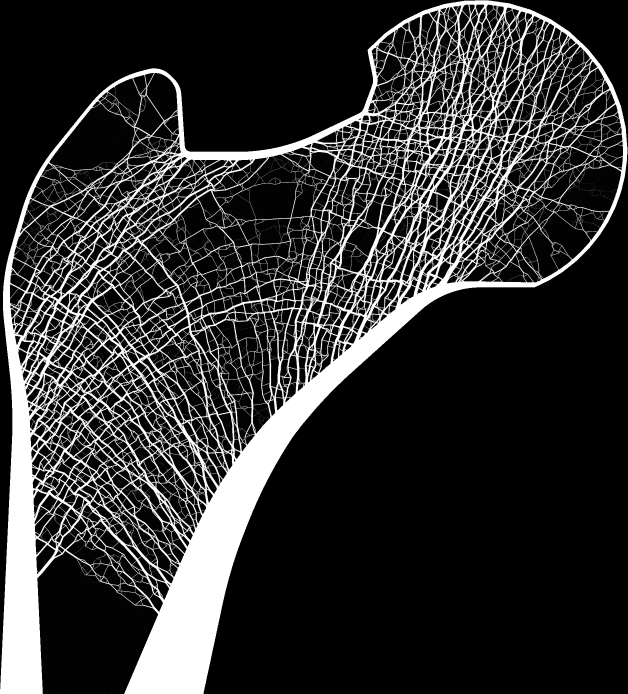
#> input picture 0. Datas and Preprocessing/IMAGE/r1/IMG_r1_s1.png, 1883 x 2080 px (shown at 1/3 size); its folder holds only this picture in this run
$ python Evaluate_ROI_SQA.py
#> lines starting #> are read from the running program, lines starting #| are printed output that depends on the picture
#> further down, total_img is the input picture: shape (2080, 1883, 4) float32; mean R, G, B, A 0.193, 0.193, 0.193, 1
### 4. Metrics/MetricsCommon.py
import numpy as np
import math

[height, width] = [2080, 1883]
case_n = 3
resolution = 0.05

def rgb2gray(rgb):
    r, g, b = rgb[:,:,0], rgb[:,:,1], rgb[:,:,2]
    gray = 0.2989 * r + 0.5870 * g + 0.1140 * b
#> `ROI_ref = ref_img[oy:oy + side_length, ox:ox + side_length]`:
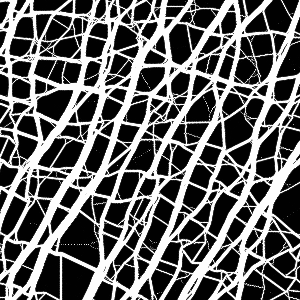
#> ROI_ref: shape (300, 300) float32; min 0.00784, max 1, mean 0.405
    return gray

# [25 lines left out: functions readESB, readNSB, not called in this run]

### 4. Metrics/Evaluate_ROI_SQA.py
import matplotlib.pyplot as plt
import numpy as np
import os
import math
from MetricsCommon import rgb2gray, readESB, readNSB

side_length = 300
resolution = 0.05
noden = (side_length + 1) ** 2
ROI_name = ['Femoral Head']
ROI_origin = [(1250, 325)]

def FEA_ROI(BMD, saveScript = False):
#> called with saveScript = False
    def ClearFiles(saveScript):
#> called with saveScript = False
        file_list = os.listdir()
        file_list_conf = [file for file in file_list if file.startswith("file")]
        for file in file_list_conf:
            os.remove(file)
        if not saveScript:
            file_list_conf = [file for file in file_list if file.startswith("ANSYS")]
            for file in file_list_conf:
                os.remove(file)
    ClearFiles(saveScript)
    E0 = 15000
    [NY, NX] = BMD.shape
#> NY = 300; NX = 300

    with open("ANSYS_INPUT.ans", 'w') as ansys_input:
        ansys_input.write("/GRAPH, POWER\n"
                          "/UNITS, MPA\n"
                          "/PREP7\n"
                          "/NOPR\n"
                          "ET, 1, PLANE182\n"
                          "KEYOPT, 1, 1, 2\n"
                          "KEYOPT, 1, 3, 3\n"
                          "*USE, ANSYS_MAT\n"
                          "*USE, ANSYS_NODE\n"
                          "*USE, ANSYS_MESH\n\nTYPE, 1\nREAL, 1\nR, 1,1\n\n"
                          "NSEL, ALL\n\n"
                          "/SOLVE\n*USE, ANSYS_LOAD1\n*USE, ANSYS_POST1\n"
                          "/SOLVE\n*USE, ANSYS_LOAD2\n*USE, ANSYS_POST2\n"
                          "/SOLVE\n*USE, ANSYS_LOAD3\n*USE, ANSYS_POST3\n")
    with open("ANSYS_MAT", 'w') as ansys_MAT:
        for i in range(NY):
            for j in range(NX):
                ele = i * NX + j + 1
                ansys_MAT.write(f"MP, EX, {ele}, {E0 * (BMD[i, j] ** 3) + 0.001 * E0} \nMP, PRXY, {ele}, 0.3\n")  # for topology optimization
    with open("ANSYS_NODE", 'w') as ansys_NODE:
        for i in range(NY + 1):
            for j in range(NX + 1):
                ansys_NODE.write("N, %d, %f, %f\n" % (i * (NX + 1) + j + 1, j*resolution, i*resolution))
    with open("ANSYS_MESH", 'w') as ansys_MESH:
        for i in range(NY):
            for j in range(NX):
                ele = i * NX + j + 1
                n1 = (NX + 1) * i + j + 1
                [n2, n3, n4] = [n1 + 1, n1 + NX + 2, n1 + NX + 1]
                ansys_MESH.write("MAT, %d\n" % ele)
                ansys_MESH.write("E, %d, %d, %d, %d\n" % (n1, n2, n3, n4))
    with open("ANSYS_LOAD1", 'w') as ansys_LOAD:
        ansys_LOAD.write("NSEL, ALL\nDDELE, ALL\n")
        ansys_LOAD.write("NSEL, S, LOC, Y, 0\nD, ALL, UY, 0\n")
        ansys_LOAD.write("NSEL, S, LOC, X, 0\nD, ALL, UX, 0\n")
        ansys_LOAD.write("NSEL, S, LOC, Y, {}\nD, ALL, UY, 0\n".format((NY+1)*resolution))
        ansys_LOAD.write("NSEL, S, LOC, X, {}\nD, ALL, UX, {}\n".format((NX+1)*resolution, side_length*resolution))
    with open("ANSYS_LOAD2", 'w') as ansys_LOAD:
        ansys_LOAD.write("NSEL, ALL\nDDELE, ALL\n")
        ansys_LOAD.write("NSEL, S, LOC, Y, 0\nD, ALL, UY, 0\n")
        ansys_LOAD.write("NSEL, S, LOC, X, 0\nD, ALL, UX, 0\n")
        ansys_LOAD.write("NSEL, S, LOC, Y, {}\nD, ALL, UY, {}\n".format((NY+1)*resolution, side_length*resolution))
        ansys_LOAD.write("NSEL, S, LOC, X, {}\nD, ALL, UX, 0\n".format((NX+1)*resolution))
    with open("ANSYS_LOAD3", 'w') as ansys_LOAD:
        ansys_LOAD.write("NSEL, ALL\nDDELE, ALL\n")
        ansys_LOAD.write("NSEL, S, LOC, Y, 0\nD, ALL, UX, 0\n")
        ansys_LOAD.write("NSEL, S, LOC, X, 0\nD, ALL, UY, 0\n")
        ansys_LOAD.write("NSEL, S, LOC, Y, {}\nD, ALL, UX, {}\n".format((NY+1)*resolution, side_length*resolution))
        ansys_LOAD.write("NSEL, S, LOC, X, {}\nD, ALL, UY, 0\n".format((NX+1)*resolution))
    with open("ANSYS_POST1", 'w') as ansys_POST:
        ansys_POST.write("ALLSEL\n"
                         "EQSLV, PCG, 1E-6\n"
                         "SOLVE\n"
                         "FINISH\n"
                         "/POST1\n"
                         "*DIM, RF, array, {}\n"
                         "*DO, I, 1, {}\n"
                         "*GET, RF(I), NODE, 1+ {}*{}, RF, FX\n"
                         "*ENDDO\n"
                         "/OUTPUT, Reaction1\n"
                         "*VWRITE, RF(1)\n"
                         "(F15.6)\n"
                         "/OUTPUT\n"
                         "FINISH".format(side_length+1, side_length+1, side_length+1,"(I-1)"))
    with open("ANSYS_POST2", 'w') as ansys_POST:
        ansys_POST.write("ALLSEL\n"
                         "EQSLV, PCG, 1E-6\n"
                         "SOLVE\n"
                         "FINISH\n"
                         "/POST1\n"
                         "*DIM, RF, array, {}\n"
                         "*DO, I, 1, {}\n"
                         "*GET, RF(I), NODE, I, RF, FY\n"
                         "*ENDDO\n"
                         "/OUTPUT, Reaction2\n"
                         "*VWRITE, RF(1)\n"
                         "(F15.6)\n"
                         "/OUTPUT\n"
                         "FINISH".format(side_length+1, side_length+1))
    with open("ANSYS_POST3", 'w') as ansys_POST:
        ansys_POST.write("ALLSEL\n"
                         "EQSLV, PCG, 1E-6\n"
                         "SOLVE\n"
                         "FINISH\n"
                         "/POST1\n"
                         "*DIM, RF, array, {}\n"
                         "*DO, I, 1, {}\n"
                         "*GET, RF(I), NODE, I, RF, FX\n"
                         "*ENDDO\n"
                         "/OUTPUT, Reaction3\n"
                         "*VWRITE, RF(1)\n"
                         "(F15.6)\n"
                         "/OUTPUT\n"
                         "FINISH".format(side_length+1, side_length+1))

    # Run FEA
    file_name = "ANSYS_INPUT"
    os.system("ansys140 -b -np 2 -i ANSYS_INPUT.ans -o ANSYS_output.ans")
    ClearFiles(saveScript)
def getApparentElasticModulus():
    E = np.zeros((3))
    for case in range(1, 4):
        with open("Reaction{}".format(case), 'r') as reaction:
            forces = np.zeros((side_length+1, 1))
            for i in range(side_length+1):
                forces[i] = eval(reaction.readline())
            force_sum = abs(np.sum(forces))
            if case == 3:
                force_sum = force_sum * 4/math.pi # 전단 응력의 경우 side length 만큼 옮겨주면 전단 변형률이 pi/4
            E[case-1] = force_sum/(side_length*resolution)
    print("{}\t{}\t{}".format(E[0], E[1], E[2]))
def getMorphometricIndices(ROI):
    # BVTV
    print("{}%".format(np.sum(ROI)/(side_length**2)*100))

if __name__ == '__main__':
    plt.gray()
    for subject in range(1, 2):
        print(f"Subject {subject}")
        total_img = plt.imread('../0. Datas and Preprocessing/IMAGE/r1/IMG_r1_s{}.png'.format(subject))
        ref_img = rgb2gray(total_img)
        for roi_index in range(len(ROI_name)):
            print("Region {}".format(ROI_name[roi_index]))
            [ox, oy] = ROI_origin[roi_index]
            ROI_ref = ref_img[oy:oy + side_length, ox:ox + side_length]
            FEA_ROI(np.flip(ROI_ref, axis=0))
#> (the run stopped early here; a loop or call above may not have finished)
